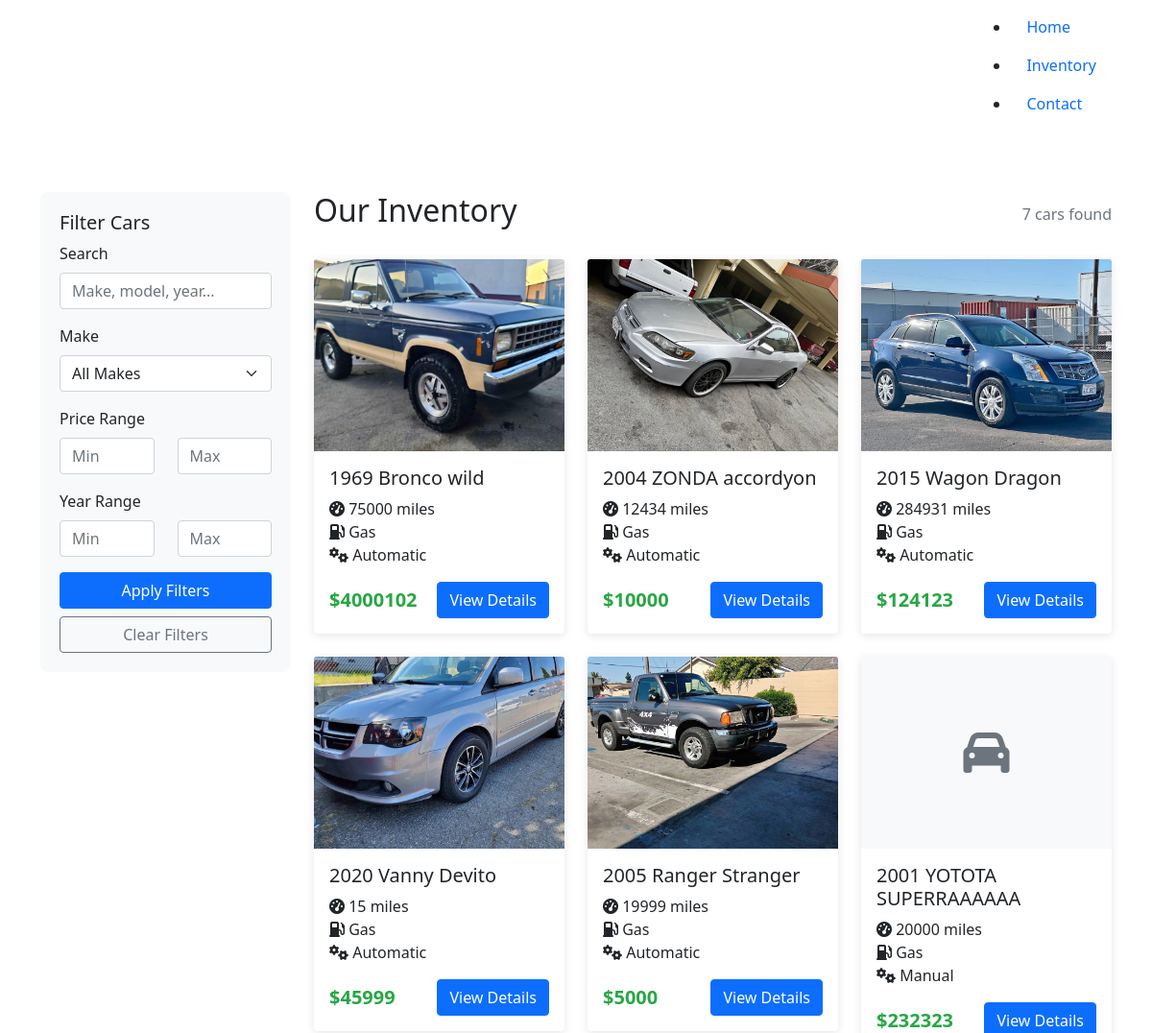
The app's page /inventory/ (upper part), older data.
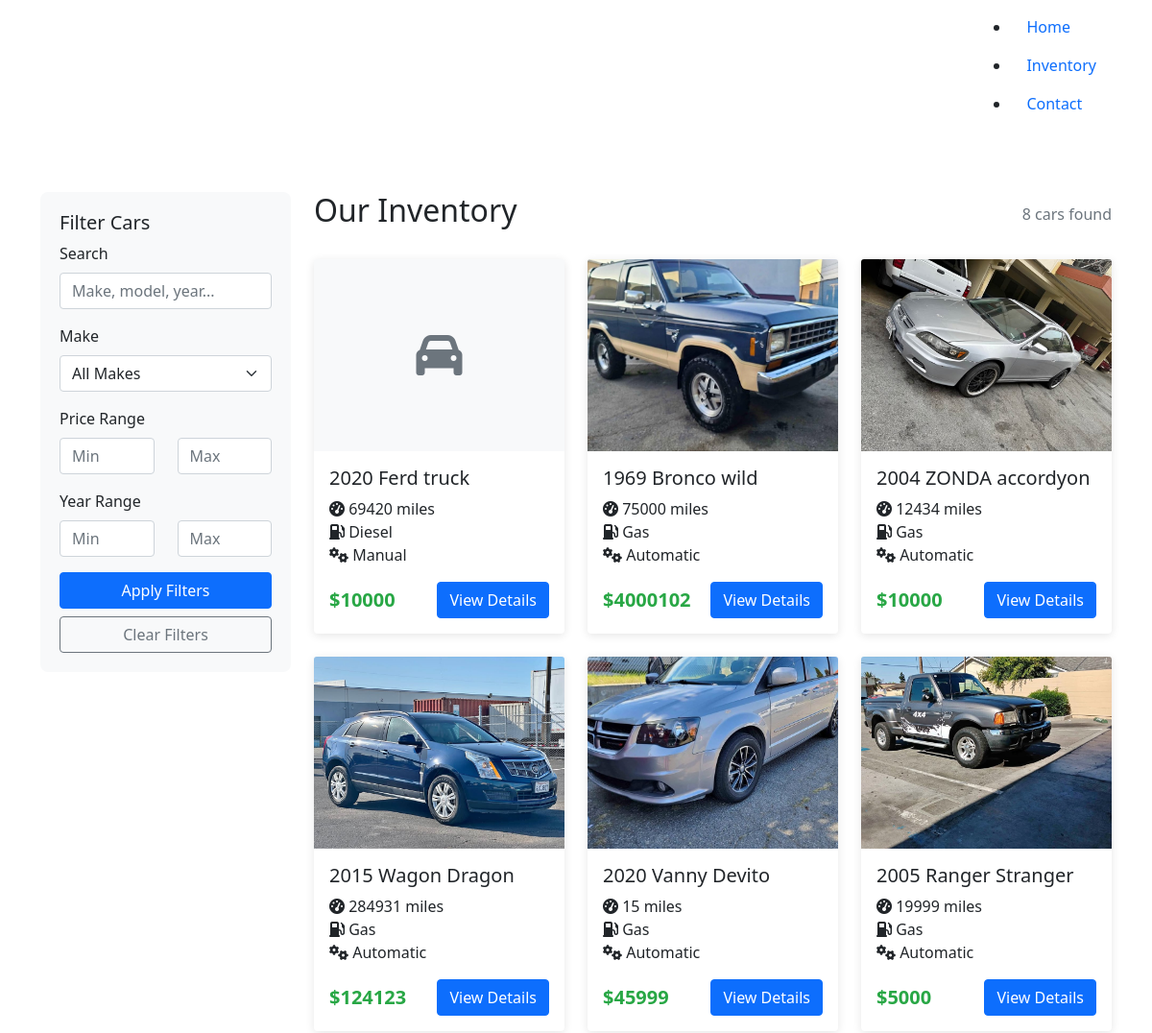
The same page, newer data.
### inventory/models.py (models this page shows, shortened)
class Car(models.Model):
	CONDITION_CHOICES = [
		('excellent', 'Excellent'),
		('good', 'Good'),
		('fair', 'Fair'),
		('poor', 'Poor'),
	]
	FUEL_TYPE_CHOICES = [
		('gas', 'Gas'),
		('diesel', 'Diesel'),
		('hybrid', 'Hybrid'),
		('electric', 'Electric'),
	]
	TRANSMISSION_CHOICES = [
		('manual', 'Manual'),
		('automatic', 'Automatic'),
	]
	make = models.CharField(max_length=50)
	model = models.CharField(max_length=50)
	year = models.IntegerField()
	mileage = models.IntegerField()
	price = models.DecimalField(max_digits=10, decimal_places=2)
	condition = models.CharField(max_length=20, choices=CONDITION_CHOICES)
	fuel_type = models.CharField(max_length=20, choices=FUEL_TYPE_CHOICES)
	transmission = models.CharField(max_length=20, choices=TRANSMISSION_CHOICES)
	exterior_color = models.CharField(max_length=30)
	interior_color = models.CharField(max_length=30)
	vin = models.CharField(max_length=17, unique=True)
	description = models.TextField(blank=True)
	features = models.TextField(blank=True, help_text="List special features, one per line")
	main_image = models.ImageField(upload_to='car_images/', blank=True, null=True)
	image_2 = models.ImageField(upload_to='car_images/', blank=True, null=True)
	image_3 = models.ImageField(upload_to='car_images/', blank=True, null=True)
	image_4 = models.ImageField(upload_to='car_images/', blank=True, null=True)
	image_5 = models.ImageField(upload_to='car_images/', blank=True, null=True)
	is_available = models.BooleanField(default=True)
	is_featured = models.BooleanField(default=False, help_text="Show on homepage")
	created_at = models.DateTimeField(auto_now_add=True)
	updated_at = models.DateTimeField(auto_now=True)
	class Meta:
		ordering = ['-created_at']
		verbose_name = 'Car'
		verbose_name_plural = 'Cars'
	def __str__(self):
		return f"{self.year} {self.make} {self.model}"

### inventory/views.py (the view)
# urls.py: path('', include('inventory.urls'))
def inventory(request):
    cars = Car.objects.filter(is_available=True)
    search_query = request.GET.get('search')
    if search_query:
        cars = cars.filter(
            Q(make__icontains=search_query) |
            Q(model__icontains=search_query) |
            Q(year__icontains=search_query)
        )
    make_filter = request.GET.get('make')
    if make_filter:
        cars = cars.filter(make__iexact=make_filter)
    min_price = request.GET.get('min_price')
    max_price = request.GET.get('max_price')
    if min_price:
        cars = cars.filter(price__gte=min_price)
    if max_price:
        cars = cars.filter(price__lte=max_price)
    min_year = request.GET.get('min_year')
    max_year = request.GET.get('max_year')
    if min_year:
        cars = cars.filter(year__gte=min_year)
    if max_year:
        cars = cars.filter(year__lte=max_year)
    paginator = Paginator(cars, 12)
    page_number = request.GET.get('page')
    page_obj = paginator.get_page(page_number)
    available_makes = Car.objects.filter(is_available=True).values_list('make', flat=True).distinct().order_by('make')
    context = {
        'page_obj': page_obj,
        'available_makes': available_makes,
        'current_filters': request.GET,
    }
    return render(request, 'inventory/inventory.html', context)

### inventory/templates/inventory/inventory.html (shortened to what the changed rows need)
{% extends 'inventory/base.html' %}
{% block content %}
<div class="container my-5">
    <div class="row">
        <div class="col-md-9">
            <div class="d-flex justify-content-between align-items-center mb-4">
                <h2>Our Inventory</h2>
                <span class="text-muted">{{ page_obj.paginator.count }} cars found</span>
            </div>
            <div class="row">
                {% for car in page_obj %}
                <div class="col-lg-4 col-md-6 mb-4">
                    <div class="card car-card">
                        {% if car.main_image %}
                        <img src="{{ car.main_image.url }}" class="card-img-top car-image" alt="{{ car }}">
                        {% else %}
                        <div class="card-img-top car-image bg-light d-flex align-items-center justify-content-center">
                            <i class="fas fa-car fa-3x text-muted"></i>
                        </div>
                        {% endif %}
                        <div class="card-body">
                            <h5 class="card-title">{{ car.year }} {{ car.make }} {{ car.model }}</h5>
                            <p class="card-text">
                                <i class="fas fa-tachometer-alt"></i> {{ car.mileage|floatformat:0 }} miles<br>
                                <i class="fas fa-gas-pump"></i> {{ car.get_fuel_type_display }}<br>
                                <i class="fas fa-cogs"></i> {{ car.get_transmission_display }}
                            </p>
                            <div class="d-flex justify-content-between align-items-center">
                                <span class="price-tag">${{ car.price|floatformat:0 }}</span>
                                <a href="{% url 'inventory:car_detail' car.pk %}" class="btn btn-primary">View Details</a>
                            </div>
                        </div>
                    </div>
                </div>
                {% endfor %}
            </div>
        </div>
    </div>
</div>
{% endblock %}

Row changes from the older to the newer data that the page shows:
no longer on this page (row unchanged): Car: year "2001", make "YOTOTA", model "SUPERRAAAAAA", mileage "20000", fuel_type "Gas", transmission "Manual", price "232323"
added Car: year "2020", make "Ferd", model "truck", mileage "69420", fuel_type "Diesel", transmission "Manual", price "10000"
Text that changed along with them:
{{ page_obj.paginator.count }}: "7" → "8"
